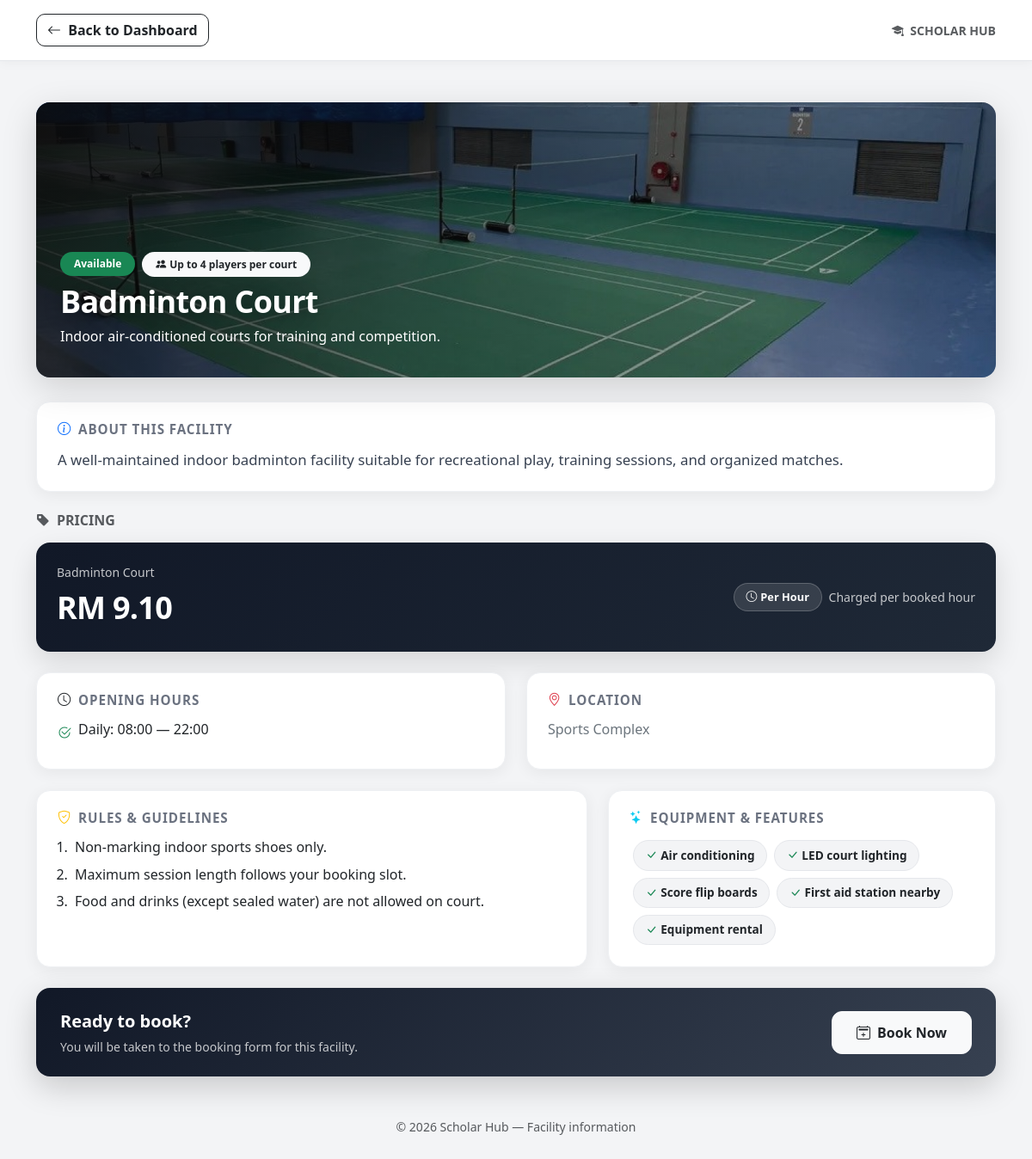
The page /badminton.php (signed in) on the database its author committed.
### tables this page shows
CREATE TABLE `facilities` (
  `facility_id` int(11) NOT NULL,
  `facility_name` varchar(100) NOT NULL,
  `facility_type` varchar(50) NOT NULL,
  `description` text DEFAULT NULL,
  `image` varchar(255) DEFAULT NULL,
  `location` varchar(100) DEFAULT NULL,
  `opening_time` time DEFAULT NULL,
  `closing_time` time DEFAULT NULL,
  `status` enum('active','maintenance','closed') DEFAULT 'active',
  `created_at` timestamp NOT NULL DEFAULT current_timestamp(),
  `price_amount` decimal(10,2) NOT NULL DEFAULT 5.00,
  `price_mode` enum('hourly','entry') NOT NULL DEFAULT 'hourly',
  `rules` text DEFAULT NULL
);

### includes/facility_page.php (the view, shortened to what the rows shown need)
<?php
require_once __DIR__ . '/../db.php';
require_once __DIR__ . '/facility_admin_helpers.php';
if (!empty($FACILITY['facility_type'])) {
    $FACILITY = facility_merge_page_config($conn, (string) $FACILITY['facility_type'], $FACILITY);
}
$F = $FACILITY;
function h($s)
{
    return htmlspecialchars((string) $s, ENT_QUOTES, 'UTF-8');
}
$name           = $F['name'] ?? 'Facility';
$tagline        = $F['tagline'] ?? '';
$image          = $F['image'] ?? 'assets/trackfield.webp';
$description    = $F['description'] ?? '';
$location       = $F['location'] ?? '';
$status_class   = $F['status_class'] ?? 'bg-success';
$booking_name   = $F['booking_name'] ?? $name;
require_once __DIR__ . '/facility_pricing.php';
$facility_pricing = facility_pricing_by_display_name($booking_name, $conn);
?>
<!DOCTYPE html>
<html lang="en">
<head>
    <link href="https://cdn.jsdelivr.net/npm/bootstrap@5.3.3/dist/css/bootstrap.min.css" rel="stylesheet">
    <link href="https://cdn.jsdelivr.net/npm/bootstrap-icons@1.11.3/font/bootstrap-icons.css" rel="stylesheet">
</head>
<body>
<main class="container py-4 py-md-5">
    <section class="facility-hero">
        <div class="facility-hero-bg" style="background-image: url('<?php echo h($image); ?>');"></div>
        <div class="facility-hero-content">
            <div class="d-flex flex-wrap align-items-center gap-2 mb-2">
                <span class="badge <?php echo h($status_class); ?> rounded-pill px-3 py-2">
                </span>
                <span class="badge bg-light text-dark rounded-pill px-3 py-2">
                </span>
            </div>
            <h1 class="display-6 mb-2"><?php echo h($name); ?></h1>
            <?php if ($tagline !== ''): ?>
                <p class="lead mb-0 opacity-90" style="font-size: 1rem;"><?php echo h($tagline); ?></p>
            <?php endif; ?>
        </div>
    </section>
    <section class="mb-4">
        <div class="info-card">
            <h3><i class="bi bi-info-circle me-2 text-primary"></i>About this facility</h3>
            <p class="desc-lead mb-0"><?php echo nl2br(h($description)); ?></p>
        </div>
    </section>
    <?php if ($facility_pricing !== null): ?>
    <section class="mb-4">
        <h3 class="h6 text-uppercase text-muted fw-bold letter-spacing-1 mb-3">
            <i class="bi bi-tag-fill me-2"></i>Pricing
        </h3>
        <div class="pricing-card">
            <div>
                <div class="small opacity-75 mb-1"><?php echo h($facility_pricing['facility_name']); ?></div>
                <div class="price-amount"><?php echo h(facility_pricing_format_rm((float) $facility_pricing['amount'])); ?></div>
            </div>
            <div class="d-flex flex-wrap align-items-center gap-2">
                <span class="pricing-badge"><i class="bi bi-clock me-1"></i><?php echo h($facility_pricing['label']); ?></span>
                <?php if ($facility_pricing['mode'] === 'hourly'): ?>
                    <span class="small opacity-75">Charged per booked hour</span>
                <?php else: ?>
                    <span class="small opacity-75">Flat rate per visit / session</span>
                <?php endif; ?>
            </div>
        </div>
    </section>
    <?php endif; ?>
    <div class="row g-4 mb-4">
        <div class="col-md-6">
            <div class="info-card">
                <h3><i class="bi bi-geo-alt me-2 text-danger"></i>Location</h3>
                <p class="mb-0 fs-6 text-secondary"><?php echo nl2br(h($location)); ?></p>
            </div>
        </div>
    </div>
</main>
</body>
</html>

### rows shown on the page
facilities: image (picture), facility_name "Badminton Court", description "A well-maintained indoor badminton facility suitable for recreational play, training sessions, and organized matches.", location "Sports Complex"

### other values the page prints
$status "Available"
$capacity "Up to 4 players per court"
$tagline "Indoor air-conditioned courts for training and competition."
facility_pricing_format_rm((float) $facility_pricing['amount']) "RM 9.10"
$facility_pricing['label'] "Per Hour"
$line "Daily: 08:00 — 22:00"
$rule "Non-marking indoor sports shoes only."
$rule "Maximum session length follows your booking slot."
$rule "Food and drinks (except sealed water) are not allowed on court."
$item "Air conditioning"
$item "LED court lighting"
$item "Score flip boards"
$item "First aid station nearby"
$item "Equipment rental"
